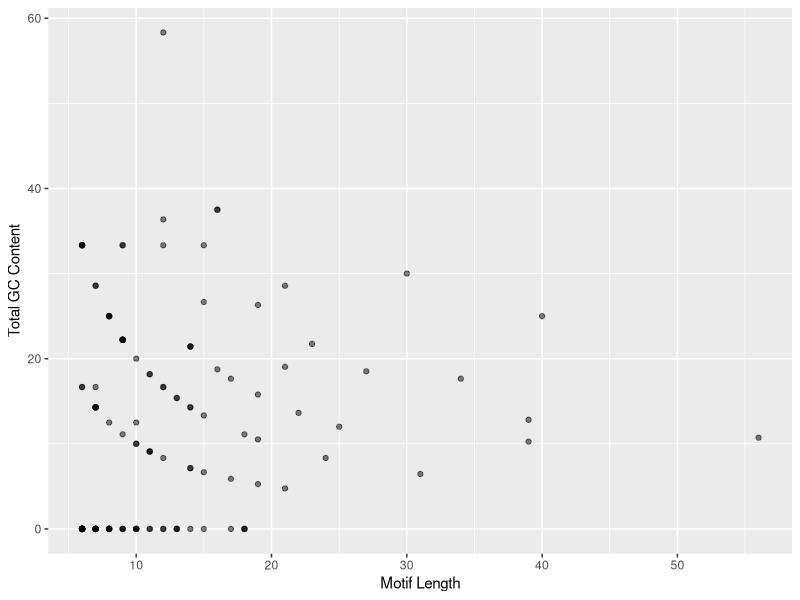
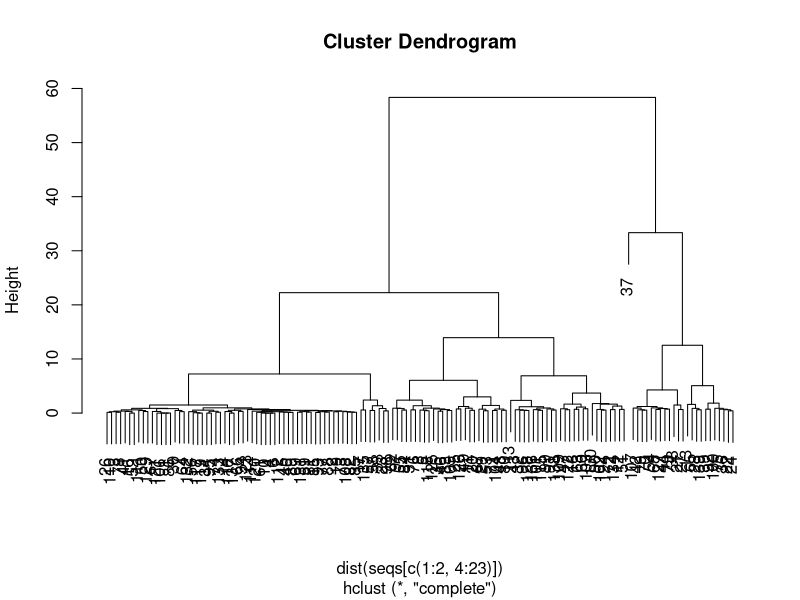
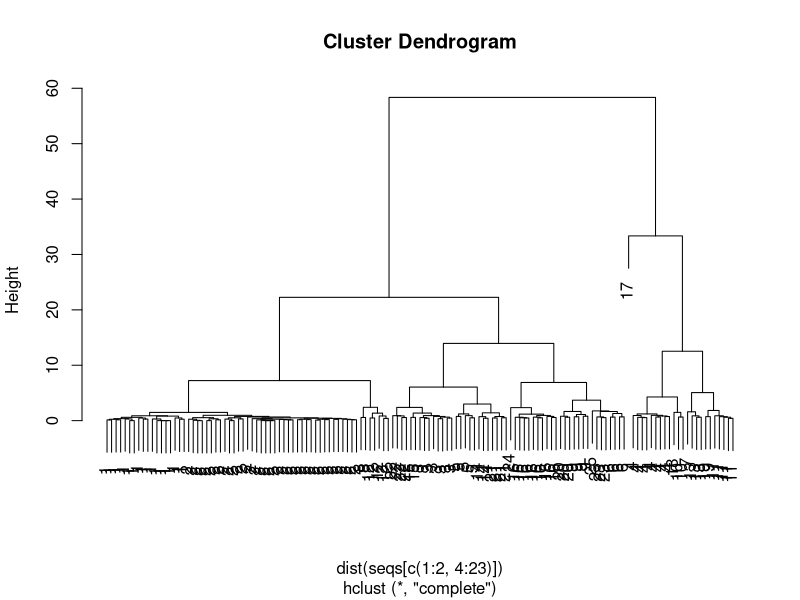
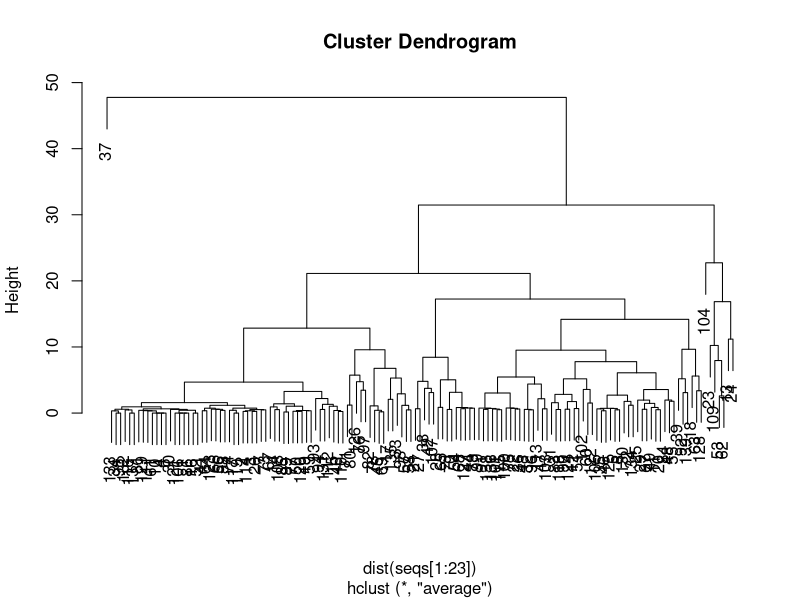

The R script that drew these images, in order:
## ---- chunk 1
setwd("~/Documents/ENS/M1/Stage/para/results/analysis/")
seqs = read.table("../22may14classify.txt", h=T)
summary(seqs)

library(ggplot2)
seqs.plots = ggplot(seqs, aes(x=length, y=GCm, label=Seq))
seqs.plots + geom_point(alpha=0.5) + labs(x="Motif Length", y="Total GC Content")
## ---- chunk 2
hc.complete = hclust(dist(seqs[c(1:2, 4:23)]), method="complete")
plot(hc.complete)
hc.cut = cutree(hc.complete, 25)
plot(hc.complete, labels=hc.cut)
## ---- chunk 3
seqs[hc.cut == 1,]
## ---- chunk 4
hc.average = hclust(dist(seqs[1:23]), method="average")
plot(hc.average)
